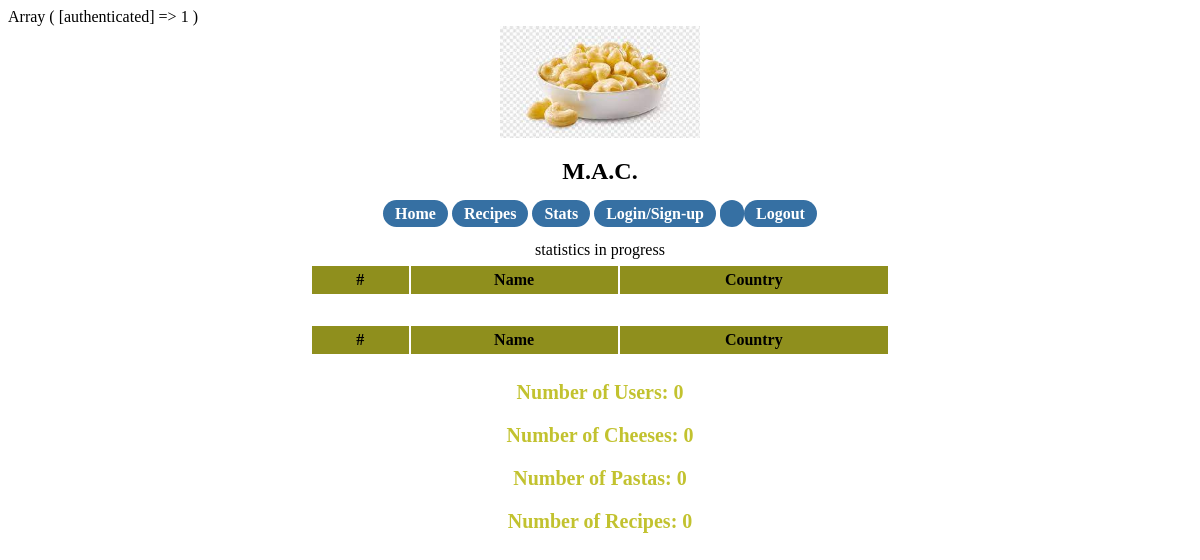
Before: /index.php?content=statistics (signed in) with the older database file.
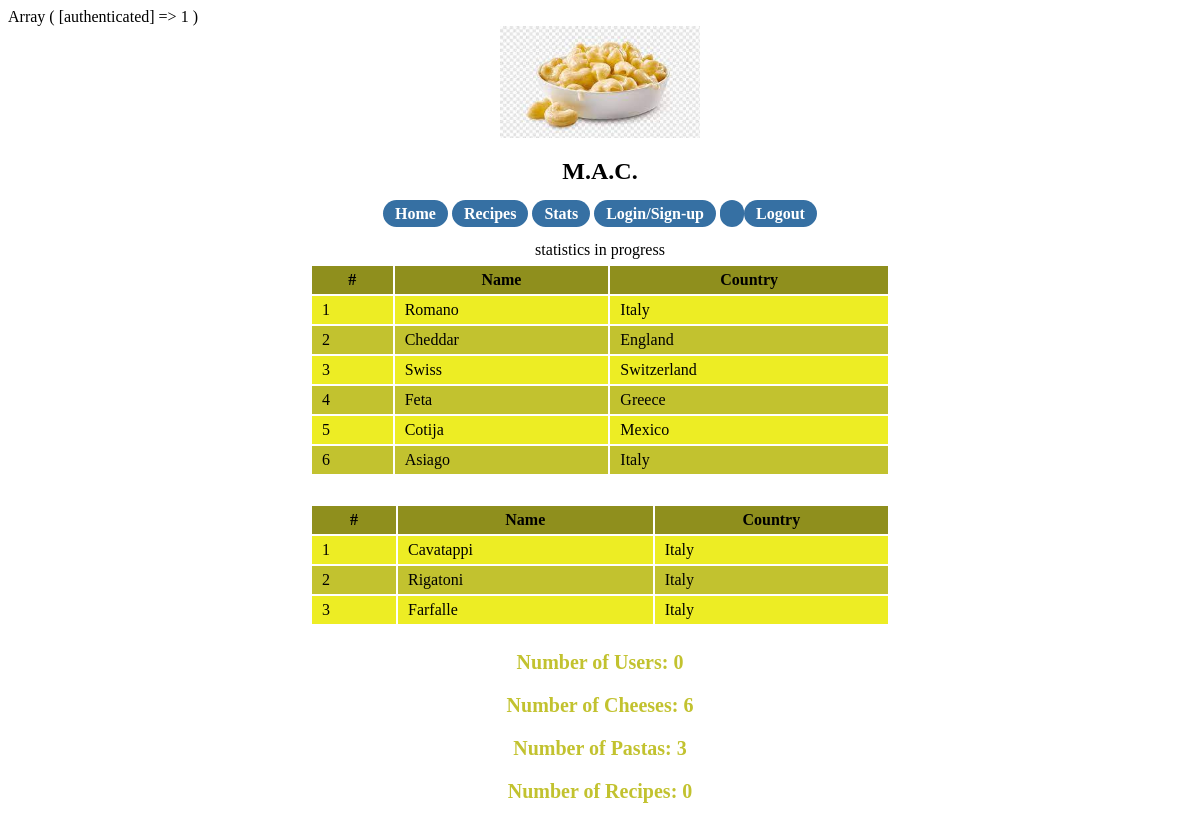
After: the same page with the newer database file.
### tables this page shows
CREATE TABLE `cheese` (
  `che_id` INT NOT NULL AUTO_INCREMENT,
  `che_name` VARCHAR(45) NOT NULL,
  `che_country` VARCHAR(45) NULL,
  PRIMARY KEY (`che_id`),
  UNIQUE INDEX `che_id_UNIQUE` (`che_id` ASC) VISIBLE);

CREATE TABLE `pasta` (
  `pas_id` INT NOT NULL AUTO_INCREMENT,
  `pas_name` VARCHAR(45) NOT NULL,
  `pas_country` VARCHAR(45) NULL,
  PRIMARY KEY (`pas_id`),
  UNIQUE INDEX `pas_id_UNIQUE` (`pas_id` ASC) VISIBLE);

### web/statistics.php (the view, shortened to what this page needs)
<html lang="en">
<head>
</head>
<body>
    statistics in progress
<br />
<table class="center-container">
    <thead>
        <tr>
            <th>#</th>
            <th>Name</th>
            <th>Country</th>
        </tr>
    </thead>
    <tbody>
    <?php
        $dbh = get_database_connection();
        $sql = <<<SQL
        SELECT *
        FROM cheese
        SQL;
        $result = mysqli_query($dbh, $sql);
        while ($row = $result->fetch_assoc())
        {
            if($row['che_id'] % 2 == 0){
                $tabCol = 'even-table-rows';
            }else{
                $tabCol = 'odd-table-rows';
            }
            echo "<tr class =" . $tabCol .  ">";
            echo "<td>" . $row['che_id'] . "</td>";
            echo "<td>" . $row['che_name'] . "</td>";
            echo "<td>" . $row['che_country'] . "</td>";
            echo "</tr>";
        }
    ?>
    </tbody>
</table>
<br />
<table class="center-container">
    <thead>
        <tr>
            <th>#</th>
            <th>Name</th>
            <th>Country</th>
        </tr>
    </thead>
    <tbody>
    <?php
        $dbh = get_database_connection();
        $sql = <<<SQL
        SELECT *
        FROM pasta
        SQL;
        $result = mysqli_query($dbh, $sql);
        while ($row = $result->fetch_assoc())
        {
            if($row['pas_id'] % 2 == 0){
                $tabCol = 'even-table-rows';
            }else{
                $tabCol = 'odd-table-rows';
            }
            echo "<tr class =" . $tabCol .  ">";
            echo "<td>" . $row['pas_id'] . "</td>";
            echo "<td>" . $row['pas_name'] . "</td>";
            echo "<td>" . $row['pas_country'] . "</td>";
            echo "</tr>";
        }
    ?>
    </tbody>
</table>
<?php
$Usql = <<<SQL
    SELECT user_id
    FROM users
SQL;
$Csql = <<<SQL
    SELECT che_id
    FROM cheese
SQL;
$Psql = <<<SQL
    SELECT pas_id
    FROM pasta
SQL;
$Rsql = <<<SQL
    SELECT rec_id
    FROM recipes
SQL;
$Ucount = mysqli_num_rows(mysqli_query($dbh, $Usql));
$Ccount = mysqli_num_rows(mysqli_query($dbh, $Csql));
$Pcount = mysqli_num_rows(mysqli_query($dbh, $Psql));
$Rcount = mysqli_num_rows(mysqli_query($dbh, $Rsql));
echo "<h3>Number of Users: " . $Ucount . "</h3>";
echo "<h3>Number of Cheeses: " . $Ccount . "</h3>";
echo "<h3>Number of Pastas: " . $Pcount . "</h3>";
echo "<h3>Number of Recipes: " . $Rcount . "</h3>";
?>
</body>
</html>

### web/index.php (shortened to what this page needs)
<html lang="en">
<head>
    <link rel="stylesheet" type="text/css" href="css/customStyles.css?v=<?php echo rand(); ?>">
</head>
<body>
    <?php print_r ($_SESSION); ?>
    <div class = "center">
            <img src="mac_logo.png" alt="MAC EVERYTHING" width="200px" length="200px"></img>
            <h2>M.A.C.</h2>
            <span class = "button"><a id = "link"  href="index.php?content=home">Home</a></span>
            <span class = "button"><a id = "link"  href="index.php?content=recipes">Recipes</a></span>
            <span class = "button"><a id = "link"  href="index.php?content=statistics">Stats</a></span>
            <span class = "button"><a id = "link"  href="index.php?content=login-signup">Login/Sign-up</a></span>
            <span class = "button"><a id = "link"  href="index.php?content=userSettings"><?php  if (isset($_SESSION['authenticated'])){ echo $_SESSION['displayName']; }else{ echo 'Settings'; } ?></a></span>
            <span class = "logout"><a id = "link"  href="logout.php">Logout</a></span>
            <br />
            <br />
            <?php include(get_content() . '.php'); ?>
    </div>
</body>
</html>

### web/css/customStyles.css (style rules this page uses)
:root { --hawk1:#324480; --hawk2:#3670a3; --hawk3:#192352; --lightyellow:#eded24; --midyellow:#c2c22f; --darkyellow:#8f8f1d; --warnred:#580707; }
a { text-decoration:none; color:black; }
h3 { font-size:20px; color:var(--midyellow); }
.button { padding:5px 12px 5px 12px; background-color:var(--hawk2); border-radius: 15px; }
#link { font-weight:700; color:white; }
.logout { padding:5px 12px 5px 12px; background-color:var(--hawk2); border-radius: 15px; }
th { background-color:var(--darkyellow); }
.odd-table-rows { background-color:var(--lightyellow); }
.even-table-rows { background-color:var(--midyellow); }
.center-container { margin-left:auto; margin-right:auto; width:600px; }
.center { text-align:center; }
table, td, th, tr { padding: 5px 10px 5px 10px; border-width:0px; }

Changed rows visible on the page:
added cheese: che_id "1", che_name "Romano", che_country "Italy"
added cheese: che_id "2", che_name "Cheddar", che_country "England"
added cheese: che_id "3", che_name "Swiss", che_country "Switzerland"
added cheese: che_id "4", che_name "Feta", che_country "Greece"
added cheese: che_id "5", che_name "Cotija", che_country "Mexico"
added cheese: che_id "6", che_name "Asiago", che_country "Italy"
added pasta: pas_id "1", pas_name "Cavatappi", pas_country "Italy"
added pasta: pas_id "2", pas_name "Rigatoni", pas_country "Italy"
added pasta: pas_id "3", pas_name "Farfalle", pas_country "Italy"
Other visible differences:
$Ccount: "0" → "6"
$Pcount: "0" → "3"
